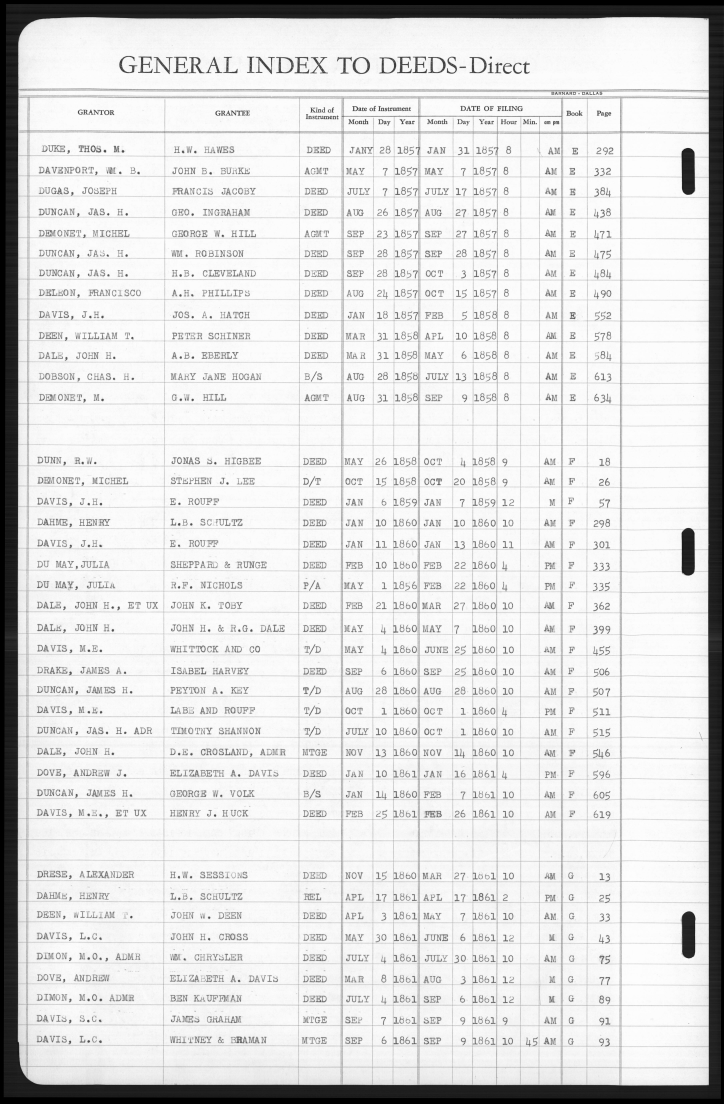
#> input picture data_prep/images/example.jpg, 3616 x 5517 px (shown at 1/5 size); its folder holds only this picture in this run
$ jupyter execute --allow-errors process_images.ipynb
#> lines starting #> are read from the running program, lines starting #| are printed output that depends on the picture; after the words box and inside, x2 and y2 are one past the last pixel; in counts of white or black regions, pixels touching at a corner belong together
[cell 1]
import json
import shutil
from collections import defaultdict
from pathlib import Path
from typing import Any, Dict, List, Tuple

import cv2
import easyocr
import numpy as np
import torch
from numpy import ndarray
from paddleocr import LayoutDetection, TextDetection
from scipy.signal import find_peaks

prep_root = Path.cwd()
IMAGE_PATH = prep_root / "images" / "example.jpg"

#> (the rest of this cell did not finish here and is left out)

[cell 2]
# 1: Deskew manually (optional)


def deskew(image_path: Path, angle: float) -> None:
#> called with angle = 0.1
    image_path = Path(image_path)
    working_dir = image_path.parent / image_path.stem
    working_dir.mkdir(exist_ok=True)
    working_image = working_dir / image_path.name

    source = image_path
    img = cv2.imread(str(source), cv2.IMREAD_UNCHANGED)
#> img is the input picture: shape (5517, 3616); min 0, max 255, mean 221.8

    h, w = img.shape[:2]
#> h = 5517; w = 3616
    M = cv2.getRotationMatrix2D((w // 2, h // 2), angle, 1.0)
    deskewed = cv2.warpAffine(img, M, (w, h), flags=cv2.INTER_CUBIC, borderMode=cv2.BORDER_REPLICATE)

    cv2.imwrite(str(working_image), deskewed)
    print(f"Rotated by {angle}° -> {working_image}")


deskew(IMAGE_PATH, 0.1)

[cell 3]
# 2: Crop to table region (PaddleOCR handles dark scan artifacts better than alternatives)

# Parameters are found using 'line_detection.py'
LINE_DETECTION_CONFIG = {
    "blur_kernel": 5,
    "canny_low": 50,
    "canny_high": 150,
    "morph_kernel": 3,
    "hough_threshold": 100,
    "min_line_length": 2000,
    "max_line_gap": 1,
    "strip_height": 21,
    "density_threshold": 2.8,
}


# [67 lines left out: function _find_table_top_edge, not called in this run]


def crop(image_path: Path, debug=True):
    """
    Crops the image to the table region using a multi-stage approach:
    1. PaddleOCR Layout to find the rough table bbox.
    2. Text detection to expand the bbox if text protrudes.
    3. Heuristic edge detection to refine the top header line.
    """
    image_path = Path(image_path)
    stem = image_path.stem
    working_dir = image_path.parent / stem
    working_dir.mkdir(exist_ok=True)
    working_image = working_dir / image_path.name

    source = working_image if working_image.exists() else image_path

    layout_model = LayoutDetection(model_name="PP-DocLayout_plus-L")
    text_model = TextDetection(model_name="PP-OCRv5_server_det")

    img = cv2.imread(str(source))
    vis = img.copy()
    h, w = img.shape[:2]

    # --- Step 1: Coarse Table Detection (Layout Analysis) ---
    layout_detection_results = layout_model.predict(str(source), batch_size=1, layout_nms=True, threshold=0.2)

    table_bbox = None

    for res in layout_detection_results:
        if "boxes" not in res:
            continue
        tables = [b for b in res["boxes"] if b.get("label") == "table"]
        if tables:
            # Pick highest confidence table
            b = max(tables, key=lambda x: x.get("score", 0))
            c = b["coordinate"]
            table_bbox = [int(c[0]), int(c[1]), int(c[2]), int(c[3])]
            break

    if table_bbox is None:
        try:
            if source != working_image:
                shutil.copy2(source, working_image)
                if debug:
                    print(f"No table detected — copied original to {working_image}")
            else:
                if debug:
                    print(f"No table detected — image already in working dir")
        except OSError as e:
            print(f"Copy failed for {stem}: {e}")
        return

    x1, y1, x2, y2 = table_bbox
    cv2.rectangle(vis, (x1, y1), (x2, y2), (255, 0, 0), 30)
    gx1, gy1, gx2, gy2 = table_bbox  # Save original global detection

    # --- Step 2: Expand Sides (Text Detection) ---
    # If text boxes protrude from the layout bbox, expand to include them
    text_detection_results = text_model.predict(str(source), batch_size=1)

    for res in text_detection_results:
        if "dt_polys" not in res:
            continue
        for poly in res["dt_polys"]:
            poly = np.asarray(poly)
            px1, py1 = int(np.min(poly[:, 0])), int(np.min(poly[:, 1]))
            px2, py2 = int(np.max(poly[:, 0])), int(np.max(poly[:, 1]))

            # Check if text is vertically within the table region
            inside_vertically = py1 >= gy1 and py2 <= gy2
            if inside_vertically:
                if px1 < gx1 and px2 > gx1:
                    x1 = min(x1, px1)  # Expand Left
                if px2 > gx2 and px1 < gx2:
                    x2 = max(x2, px2)  # Expand Right

            cv2.rectangle(vis, (px1, py1), (px2, py2), (92, 183, 206), 1)

    # --- Step 3: Refine Top Edge (Line/Density Detection) ---
    # Finds the specific line separating headers from data=
    new_y1 = _find_table_top_edge(img, vis, LINE_DETECTION_CONFIG, y1)

    if new_y1 > y1:
        # Lowest edge line
        cv2.line(vis, (0, new_y1), (w, new_y1), (0, 0, 255), 10)
        y1 = new_y1

    # --- Step 4: Final Crop & Save ---
    x1, y1 = max(0, x1), max(0, y1)
    x2, y2 = min(w, x2), min(h, y2)

    if x2 > x1 and y2 > y1:
        cropped = img[y1:y2, x1:x2]
        cv2.imwrite(str(working_image), cropped)
        cv2.rectangle(vis, (x1, y1), (x2, y2), (81, 255, 0), 20)  # Green

        if debug:
            cv2.imwrite(str(working_dir / f"{stem}_crop.jpg"), vis)
            print(f"Cropped: {working_image}")


crop(IMAGE_PATH)
#> (the call stopped at in crop, `layout_model = LayoutDetection(model_name="PP-DocLayout_plus-L")`: paddleocr is not available in this run)

#> (a cell that did not finish here is left out)

[cell 5]
# 4: Detect row/column lines, assign text bboxes to cells and store all data for future use

# Parameters are found using 'find_peak_intensity.py'
PEAK_CONFIG = {
    "denoise_strength": 10,
    "threshold": 234,
    "row_min_height": 103,
    "row_min_distance": 58,
    "row_prominence": 106,
    "col_min_height": 34,
    "col_min_distance": 34,
    "col_prominence": 89,
}


def detect_separators(image_path: Path, bbox_data: list[list[int]], config: dict) -> dict[str, Any]:
    image = cv2.imread(str(image_path))
    gray = cv2.cvtColor(image, cv2.COLOR_BGR2GRAY)

    # Use config for denoising strength (h) and thresholding
    gray = cv2.fastNlMeansDenoising(gray, None, config["denoise_strength"], 7, 21)
    _, gray = cv2.threshold(gray, config["threshold"], 255, cv2.THRESH_BINARY)

    height, width = gray.shape

    # Detect Row Separators
    h_projection = np.mean(255 - gray, axis=1)
    h_peaks, _ = find_peaks(
        h_projection,
        height=config["row_min_height"],
        distance=config["row_min_distance"],
        prominence=config["row_prominence"],
    )
    row_separators = sorted(list(set([0] + h_peaks.tolist() + [height])))

    # Detect Column Separators
    v_projection = np.mean(255 - gray, axis=0)
    v_peaks, _ = find_peaks(
        v_projection,
        height=config["col_min_height"],
        distance=config["col_min_distance"],
        prominence=config["col_prominence"],
    )
    col_separators = v_peaks.tolist()

    # Ensure column separators encompass all text
    if bbox_data:
        all_x_coords = [coord for bbox in bbox_data for coord in (bbox[0], bbox[2])]
        # Guard clause in case bbox_data is empty
        if all_x_coords:
            min_text_x = min(all_x_coords)
            max_text_x = max(all_x_coords)

            if not col_separators or min_text_x < col_separators[0]:
                col_separators.insert(0, 0)

            if not col_separators or max_text_x > col_separators[-1]:
                col_separators.append(width)

    col_separators = sorted(list(set(col_separators)))

    if len(col_separators) < 2:
        col_separators = [0, width]

    return {
        "image_dimensions": {"width": width, "height": height},
        "row_separators": row_separators,
        "column_separators": col_separators,
    }


def assign_text_to_cells(separators: dict[str, Any], bbox_data: list[list[int]]) -> dict[str, dict[str, Any]]:
    row_seps = separators["row_separators"]
    col_seps = separators["column_separators"]

    grid = {}
    logical_row = 0

    for r in range(len(row_seps) - 1):
        top = row_seps[r]
        bottom = row_seps[r + 1]

        # Check if row contains any text
        row_bboxes = [i for i, (x1, y1, x2, y2) in enumerate(bbox_data) if top <= (y1 + y2) / 2 <= bottom]
        if not row_bboxes:
            continue

        for c in range(len(col_seps) - 1):
            cell_key = f"{logical_row},{c}"
            grid[cell_key] = {
                "row": logical_row,
                "column": c,
                "bounds": {
                    "top": top,
                    "bottom": bottom,
                    "left": col_seps[c],
                    "right": col_seps[c + 1],
                },
                "text_elements": [],
            }

            # Assign specific text boxes to this cell
            for i, coords in enumerate(bbox_data):
                x1, y1, x2, y2 = coords
                cx, cy = (x1 + x2) / 2, (y1 + y2) / 2

                # Check if center of text box is within cell bounds
                if col_seps[c] <= cx <= col_seps[c + 1] and top <= cy <= bottom:
                    grid[cell_key]["text_elements"].append(
                        {"bbox": {"x1": x1, "y1": y1, "x2": x2, "y2": y2}, "index": i}
                    )

        logical_row += 1

    return grid


def create_table_visualization(image_path: Path, result: dict[str, Any]) -> np.ndarray:
    image = cv2.imread(str(image_path))
    vis_image = image.copy()

    separators = result["separators"]
    height, width = vis_image.shape[:2]

    # Draw Separators
    for y in separators["row_separators"]:
        cv2.line(vis_image, (0, y), (width, y), (0, 120, 255), 2)

    for x in separators["column_separators"]:
        cv2.line(vis_image, (x, 0), (x, height), (0, 255, 0), 2)

    # Draw Cells and Indices
    grid = result["table_grid"]
    for cell_key, cell in grid.items():
        row, col = cell["row"], cell["column"]
        bounds = cell["bounds"]

        offset = 10

        text_x = bounds["left"] + offset
        text_y = bounds["top"] + 20

        cv2.putText(
            vis_image,
            f"({row},{col})",
            (text_x, text_y),
            cv2.FONT_HERSHEY_SIMPLEX,
            0.4,
            (255, 0, 0),
            1,
        )

        for text_elem in cell["text_elements"]:
            bbox = text_elem["bbox"]
            x1, y1, x2, y2 = bbox["x1"], bbox["y1"], bbox["x2"], bbox["y2"]

            cv2.rectangle(vis_image, (x1, y1), (x2, y2), (255, 0, 0), 1)
            cv2.putText(vis_image, str(text_elem["index"]), (x1, y1 - 5), cv2.FONT_HERSHEY_SIMPLEX, 0.5, (255, 0, 0), 1)

    return vis_image


def detect_table_structure(image_path: Path, config: dict) -> None:
    image_path = Path(image_path)
    stem = image_path.stem
    working_dir = image_path.parent / stem
    working_image = working_dir / image_path.name
    bbox_json = working_dir / f"{stem}_bbox.json"

    bbox_data = []
    if bbox_json.exists():
        with bbox_json.open("r") as f:
            bbox_data = json.load(f)

    # Pass the config dictionary directly
    separators = detect_separators(working_image, bbox_data, config)
#> in detect_separators, `_, gray = cv2.threshold(gray, config["threshold"], 255, cv2.THRESH_BIN..`:
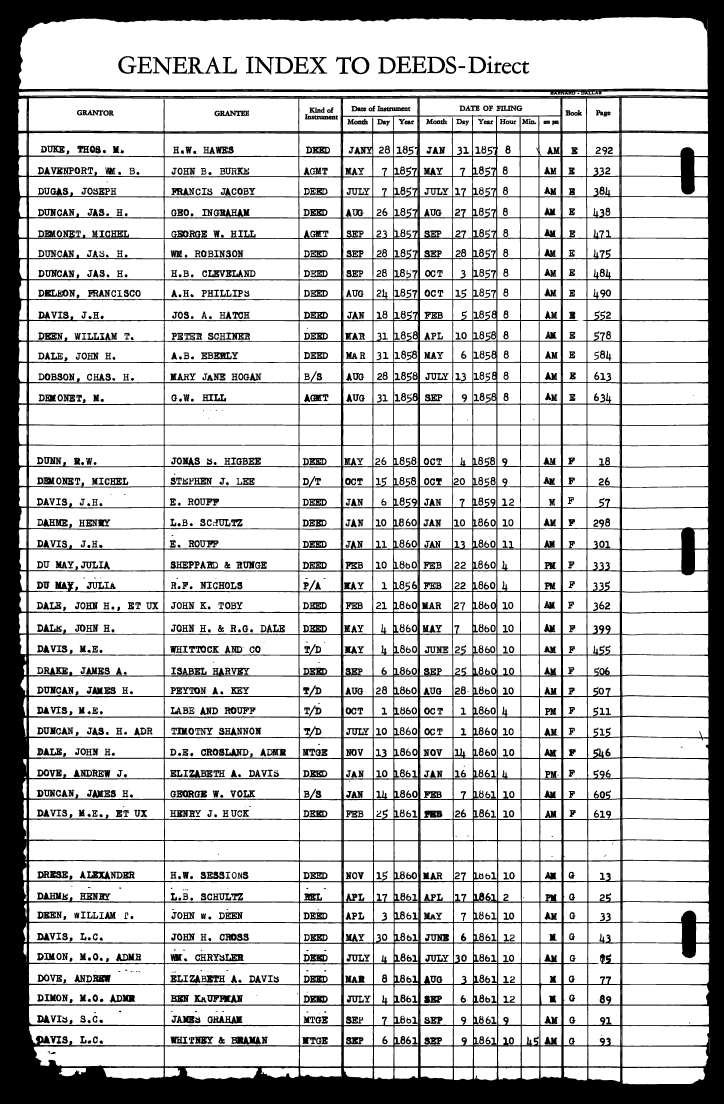
#> gray: shape (5517, 3616) (shown at 1/5 size); 77.8% white; 2007 black regions (371 under 20 px), largest, box (x1, y1, x2, y2) and area: (0, 0, 3616, 5517) 3276177, (1156, 5182, 1304, 5223) 4013, (186, 4355, 341, 4393) 3821
#> in detect_separators, `h_projection = np.mean(255 - gray, axis=1)`: h_projection = 5517 values, max 255 at index 0, min 12.13 at index 436, mean 56.49
#> in detect_separators, `h_peaks, _ = find_peaks( h_projection, height=config["row_min_height"]..`: h_peaks = 47 values from 488 to 5335
#> in detect_separators, `row_separators = sorted(list(set([0] + h_peaks.tolist() + [height])))`: row_separators = 49 values from 0 to 5517
#> in detect_separators, `v_projection = np.mean(255 - gray, axis=0)`: v_projection = 3616 values, max 255 at index 0, min 17.89 at index 3200, mean 56.49
#> in detect_separators, `v_peaks, _ = find_peaks( v_projection, height=config["col_min_height"]..`: v_peaks = [135, 821, 1495, 1714, 1865, 1968, 2092, 2264, 2365, 2486, 2602, 2697, 2811, 2936, 3105]
#> in detect_separators, `col_separators = v_peaks.tolist()`: col_separators has the same summary as v_peaks

    grid = assign_text_to_cells(separators, bbox_data)
    result = {"image_name": stem, "separators": separators, "table_grid": grid}

    with (working_dir / f"{stem}_table.json").open("w") as f:
        json.dump(result, f, indent=2)

    vis_image = create_table_visualization(working_image, result)
    cv2.imwrite(str(working_dir / f"{stem}_table.jpg"), vis_image)


detect_table_structure(IMAGE_PATH, PEAK_CONFIG)
#> in detect_table_structure, `separators = detect_separators(working_image, bbox_data, config)`: separators = 3 items
#> in assign_text_to_cells, `row_seps = separators["row_separators"]`: row_seps = 49 values from 0 to 5517
#> in assign_text_to_cells, `col_seps = separators["column_separators"]`: col_seps has the same summary as v_peaks in detect_separators
#> the loop in assign_text_to_cells, `for r in range(len(row_seps) - 1):` made 48 passes
#> (top, bottom) on passes 1 to 12: (0, 488), (488, 663), (663, 781), (781, 882), (882, 983), (983, 1088), (1088, 1191), (1191, 1292), (1292, 1398), (1398, 1497), (1497, 1602), (1602, 1706)
#> after the loop in assign_text_to_cells, `for r in range(len(row_seps) - 1):`: grid = 0 items; logical_row = 0
#> in detect_table_structure, `grid = assign_text_to_cells(separators, bbox_data)`: grid = 0 items
#> in create_table_visualization, `separators = result["separators"]`: separators = 3 items
#> the loop in create_table_visualization, `for y in separators["row_separators"]:` made 49 passes
#> y on passes 2 to 13: 488, 663, 781, 882, 983, 1088, 1191, 1292, 1398, 1497, 1602, 1706
#> after the loop in create_table_visualization, `for y in separators["row_separators"]:`:
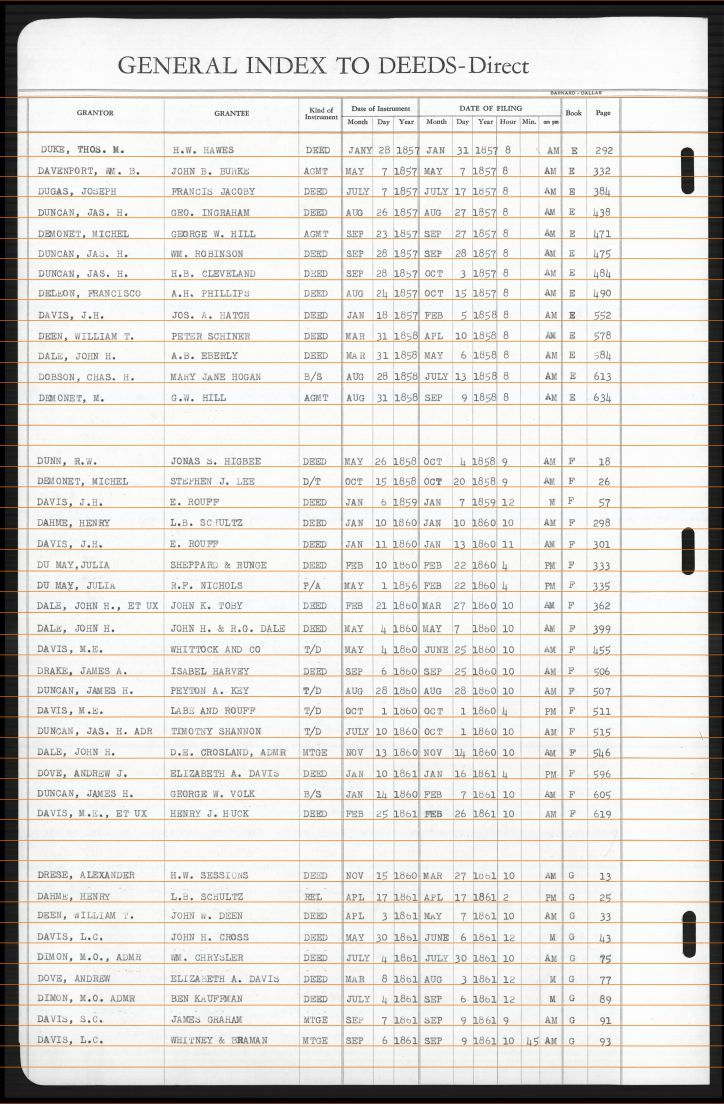
#> vis_image: shape (5517, 3616, 3) (shown at 1/5 size); mean B, G, R 216.6, 219.8, 223.3
#> the loop in create_table_visualization, `for x in separators["column_separators"]:` made 15 passes
#> x on passes 1 to 12: 135, 821, 1495, 1714, 1865, 1968, 2092, 2264, 2365, 2486, 2602, 2697
#> after the loop in create_table_visualization, `for x in separators["column_separators"]:`:
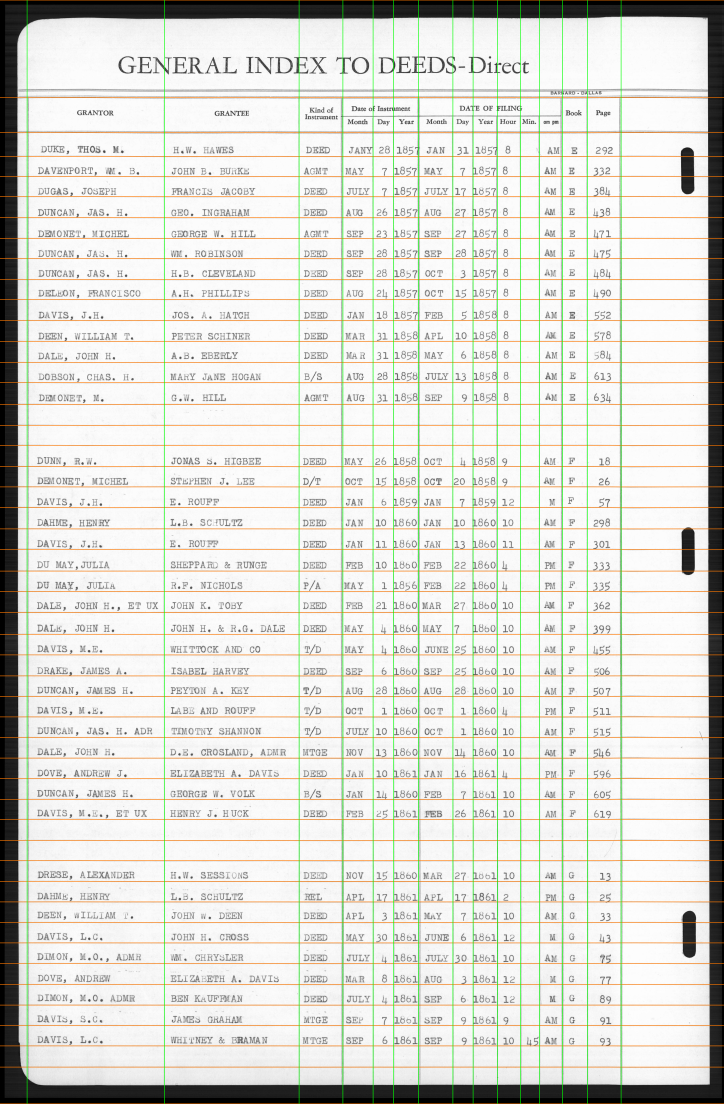
#> vis_image: shape (5517, 3616, 3) (shown at 1/5 size); mean B, G, R 214.2, 220.5, 220.8
#> in create_table_visualization, `grid = result["table_grid"]`: grid = 0 items

[cell 6]
# 5: Segment text by row, reordering columns within each segment

SEGMENT_PADDING = 65  # Pads the ends of a segment (px)
COLUMN_GAP = 30  # Spacing between column text (px)


# [67 lines left out: functions crop_text_from_column, assemble_segment, not called in this run]


def group_cells_by_row(grid: dict[str, dict]) -> dict[str, list[dict]]:
    """Group cell data by row index."""
    rows = defaultdict(list)
    for cell_key, cell_data in grid.items():
        row_idx = cell_key.split(",")[0]
        rows[row_idx].append({"cell_key": cell_key, "cell_data": cell_data})
    return dict(rows)


# [46 lines left out: functions pad_to_height, create_row_segments, not called in this run]


def segment_text_by_row(image_path: Path, column_groups: list[list[int]]) -> list[str]:
    """
    Segments the image into row strips based on the detected table grid.

    It reorders and groups columns within each row based on the 'column_groups'
    configuration, allowing you to restructure the table layout during extraction.

    Args:
        image_path: Path to the original image.
        column_groups: A list of lists defining the output order and grouping.
        Ex: [[0, 1], [2]] will create two images per row:
        one combining cols 0 & 1, and a second image containing only col 2.

    Returns:
        List of paths to the generated segment images.
    """
    image_path = Path(image_path)
    stem = image_path.stem
    working_dir = image_path.parent / stem
    working_image = working_dir / image_path.name
    table_json = working_dir / f"{stem}_table.json"
    output_dir = working_dir / "rows"

    image = cv2.imread(str(working_image))

    with table_json.open("r") as f:
        table_data = json.load(f)

    grid = table_data["table_grid"]
    output_dir.mkdir(exist_ok=True)

    rows = group_cells_by_row(grid)
    output_paths = []

    sorted_row_ids = sorted(rows.keys(), key=lambda x: int(x))

    for row_id in sorted_row_ids:
        row_cells = rows[row_id]
        segments = create_row_segments(image, row_cells, column_groups)

        for seg_idx, segment in enumerate(segments, 1):
            if segment is not None:
                filename = f"{stem}_{row_id}-{seg_idx}.jpg"
                output_path = output_dir / filename
                cv2.imwrite(str(output_path), segment)
                output_paths.append(str(output_path))

    print(f"Segmented {len(output_paths)} row images")
    return output_paths


column_groups = [[0, 1, 2, 3, 4, 5, 6, 7, 8, 9, 10, 11, 12, 13]]
# column_groups = [[13], [12], [11], [10], [9], [8], [7], [6], [5], [4], [3], [2], [1], [0]]
# column_groups = [[8, 3, 1, 4], [13, 10,11, 0, 9], [5, 2, 6, 7, 12]]
segment_text_by_row(IMAGE_PATH, column_groups)
#> after the loop in segment_text_by_row, `for row_id in sorted_row_ids:`: output_paths = []
#| Segmented 0 row images
